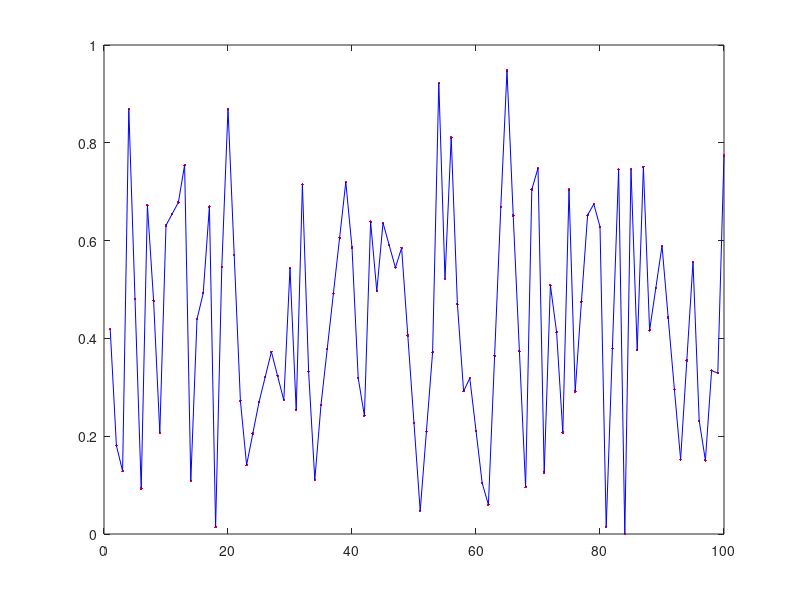

Here is the MATLAB script that generated this plot: (Note: this script raises an error after producing the figure.)
a = rand(100,1) ;
% put some NaN's
a(randsample(100,20)) = NaN ;
%%interpolate 
x = 1:length(a) ;
a(isnan(a)) = interp1(x(~isnan(a)),a(~isnan(a)),x(isnan(a))) ;
plot(x,a,'.r') 
hold on
plot(x,a,'b')


sideTrjTr100X
sideTrjTr100Y


